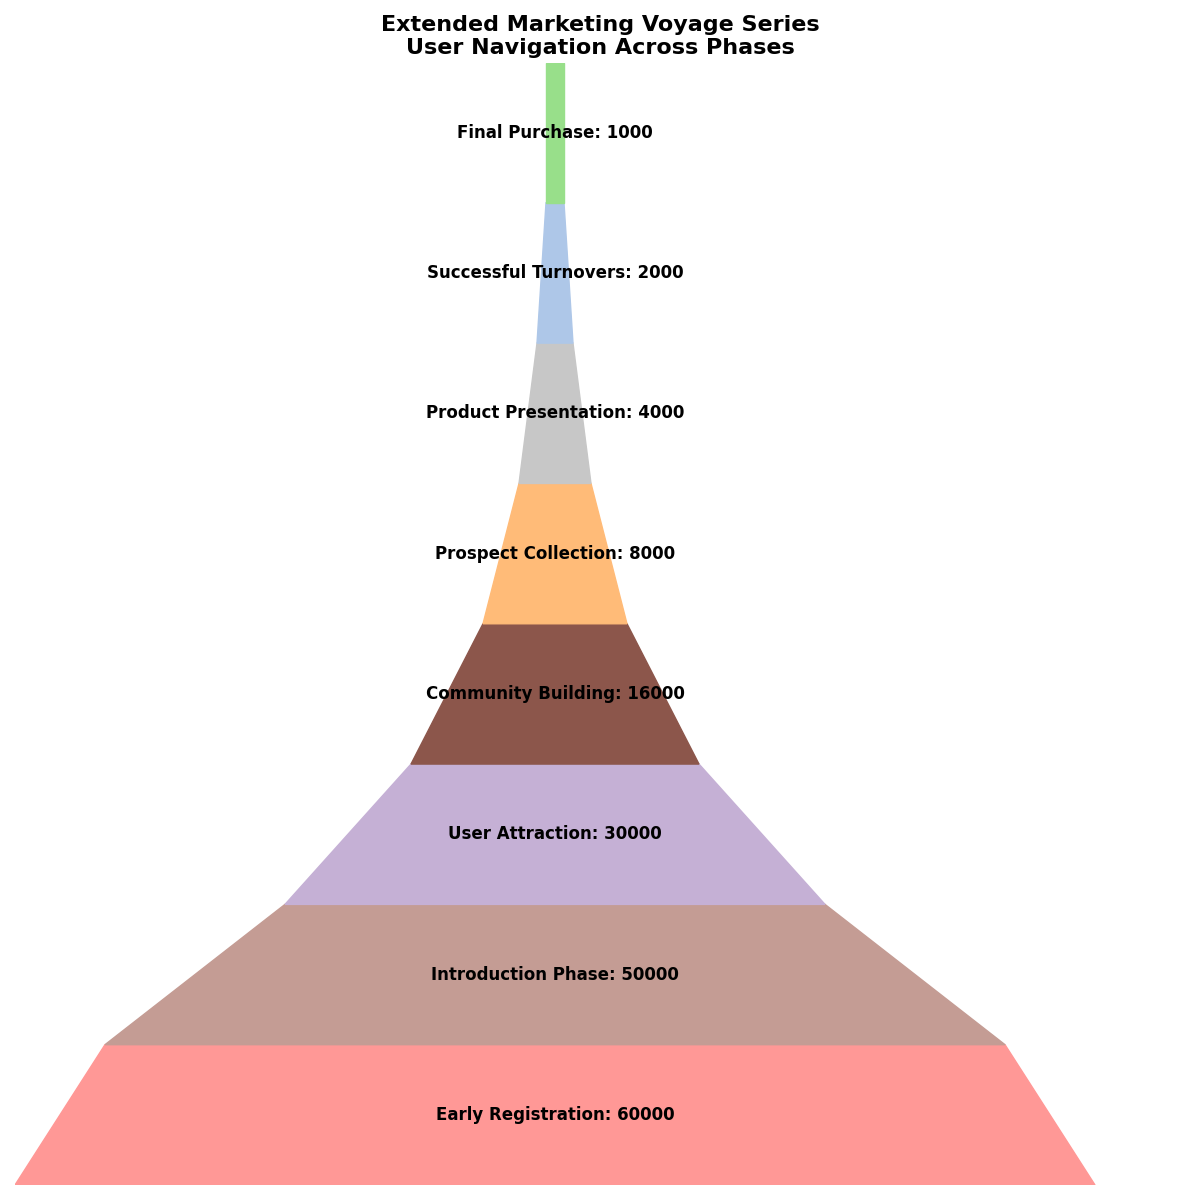

Reproduce this figure in Python.
import matplotlib.pyplot as plt
import matplotlib.patches as patches
import numpy as np

stages = [
    "Early Registration",
    "Introduction Phase",
    "User Attraction",
    "Community Building",
    "Prospect Collection",
    "Product Presentation",
    "Successful Turnovers",
    "Final Purchase"
]

audience_counts = [60000, 50000, 30000, 16000, 8000, 4000, 2000, 1000]
# Shuffled manually: Original color order: ['#aec7e8', '#98df8a', '#ffbb78', '#ff9896', '#c5b0d5', '#c49c94', '#c7c7c7', '#8c564b']
colors = ['#ff9896', '#c49c94', '#c5b0d5', '#8c564b', '#ffbb78', '#c7c7c7', '#aec7e8', '#98df8a']

fig, ax = plt.subplots(figsize=(12, 12))
ax.set_xlim(0, max(audience_counts) + 5000)
ax.set_ylim(0, len(stages))

for i in range(len(stages) - 1):
    left = (max(audience_counts) - audience_counts[i])/2
    width_top = audience_counts[i]
    width_bottom = audience_counts[i + 1]
    height = 1
    
    trapezoid = patches.Polygon(
        [
            (left, i),
            (left + width_top, i),
            (left + (width_top + width_bottom)/2, i + height),
            (left + (width_top - width_bottom)/2, i + height)
        ],
        closed=True, color=colors[i]
    )
    ax.add_patch(trapezoid)

left = (max(audience_counts) - audience_counts[-1])/2
rectangle = patches.Rectangle(
    (left, len(stages) - 1), audience_counts[-1], 1, color=colors[-1]
)
ax.add_patch(rectangle)

for i, (stage, count) in enumerate(zip(stages, audience_counts)):
    ax.text(max(audience_counts)/2, i + 0.5, f'{stage}: {count}', va='center', ha='center',
            color='black', fontsize=12, fontweight='bold')

ax.set_xticks([])
ax.set_yticks([])
ax.set_title('Extended Marketing Voyage Series\nUser Navigation Across Phases', 
             fontsize=16, fontweight='bold')

for spine in ax.spines.values():
    spine.set_visible(False)

plt.tight_layout()
plt.show()
